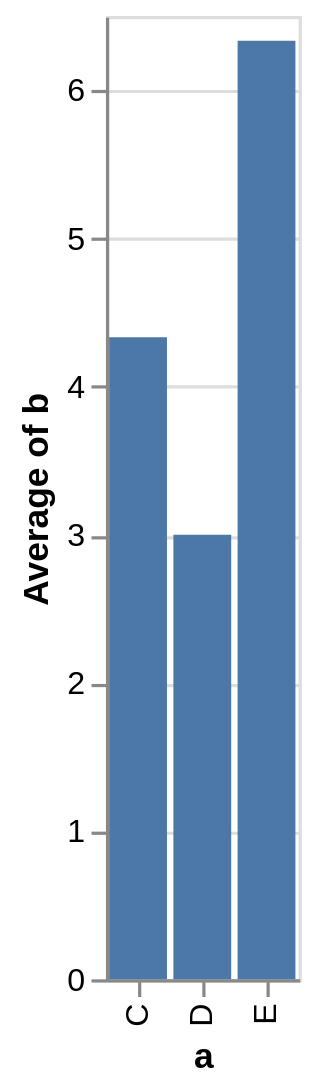

Specify this chart in Vega-Lite:
### Vega-Lite specification from a JSON file in a GitHub repository (floating-point values rounded to 4 significant figures)
{"$schema": "https://vega.github.io/schema/vega-lite/v5.json", "data": {"values": [{"a": "C", "b": 2}, {"a": "C", "b": 7}, {"a": "C", "b": 4}, {"a": "D", "b": 1}, {"a": "D", "b": 2}, {"a": "D", "b": 6}, {"a": "E", "b": 8}, {"a": "E", "b": 4}, {"a": "E", "b": 7}]}, "mark": "bar", "encoding": {"x": {"field": "a", "type": "nominal"}, "y": {"aggregate": "average", "field": "b", "type": "quantitative"}}}
